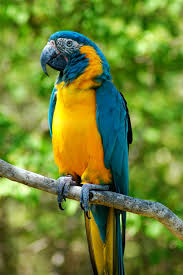
#> input picture Image2.jpg, 183 x 275 px
$ python main1.py
#> lines starting #> are read from the running program, lines starting #| are printed output that depends on the picture
from PIL import Image, ImageFilter, ImageEnhance, ImageOps
# 1. Відкрити зображення
img = Image.open("Image2.jpg")
#> img is the input picture: PIL image 183x275 RGB; mean R, G, B 110.8, 132, 51.9
print(img.size)
#| (183, 275)
print(img.format)
#| JPEG

# 2. Вирізвти центральну частину
cropped_img = img.crop((45, 68, 137, 206))
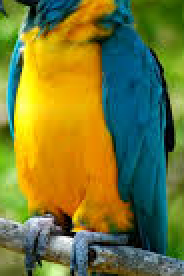
#> cropped_img: PIL image 92x138 RGB (shown 2 times larger); mean R, G, B 116.9, 121.3, 52.9
cropped_img.save("step2_crop.png")

# 3. Зменшити масштаб у двічі
scaled_img = cropped_img.resize(
    (cropped_img.width // 2, cropped_img.height // 2)
)
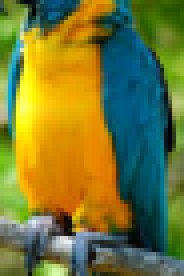
#> scaled_img: PIL image 46x69 RGB (shown 4 times larger); mean R, G, B 116.9, 121.3, 52.9
scaled_img.save("step3_scaled.png")

# 4. Gaussian Blur
gaussian_img = scaled_img.filter(ImageFilter.GaussianBlur(5))
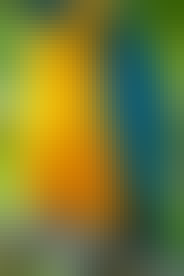
#> gaussian_img: PIL image 46x69 RGB (shown 4 times larger); mean R, G, B 117.2, 121.5, 52.4
gaussian_img.save("step4_gaussian.png")

# 5. Інверсія кольорів
inverted_img = ImageOps.invert(gaussian_img.convert("RGB"))
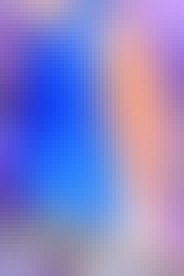
#> inverted_img: PIL image 46x69 RGB (shown 4 times larger); mean R, G, B 137.8, 133.5, 202.6
inverted_img.save("step5_invert.png")

# 6. Збільшення яскравості на 50%
enhancer = ImageEnhance.Brightness(inverted_img)
bright_img = enhancer.enhance(1.5)
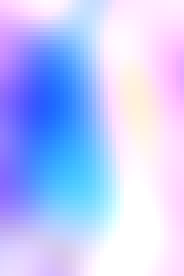
#> bright_img: PIL image 46x69 RGB (shown 4 times larger); mean R, G, B 189.7, 199.2, 253.1
bright_img.save("step6_bright.png")

# 7. Зберегти фінальне зображення
bright_img.save("result1.png")

print("Готово! Файл збережено як result1.png")

$ run again, with Image1.jpg copied over Image2.jpg
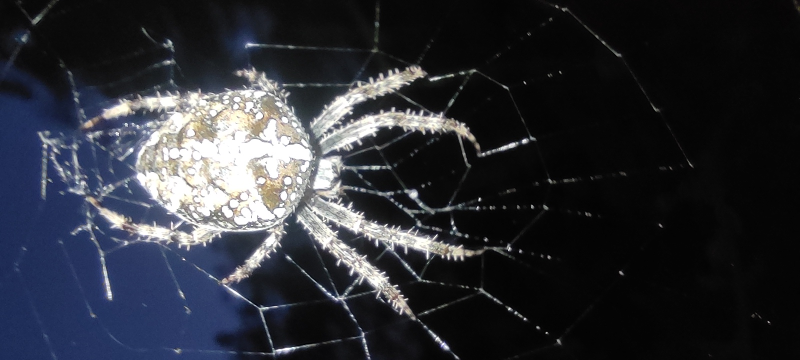
#> input picture Image1.jpg, 1600 x 720 px (shown at 1/2 size)
#> img is the input picture: PIL image 1600x720 RGB; mean R, G, B 45, 47.3, 54.3
#| (1600, 720)
#| JPEG
#> `cropped_img = img.crop((45, 68, 137, 206))`:
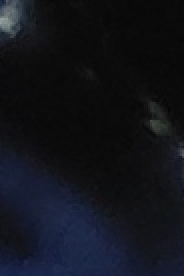
#> cropped_img: PIL image 92x138 RGB (shown 2 times larger); mean R, G, B 17.6, 19.6, 26.4
#> `inverted_img = ImageOps.invert(gaussian_img.convert("RGB"))`:
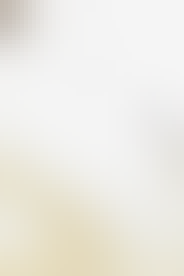
#> inverted_img: PIL image 46x69 RGB (shown 4 times larger); mean R, G, B 237.4, 235.4, 228.4
#> bright_img: PIL image 46x69 RGB; every value is 255

$ run again, with Image.jpg copied over Image2.jpg
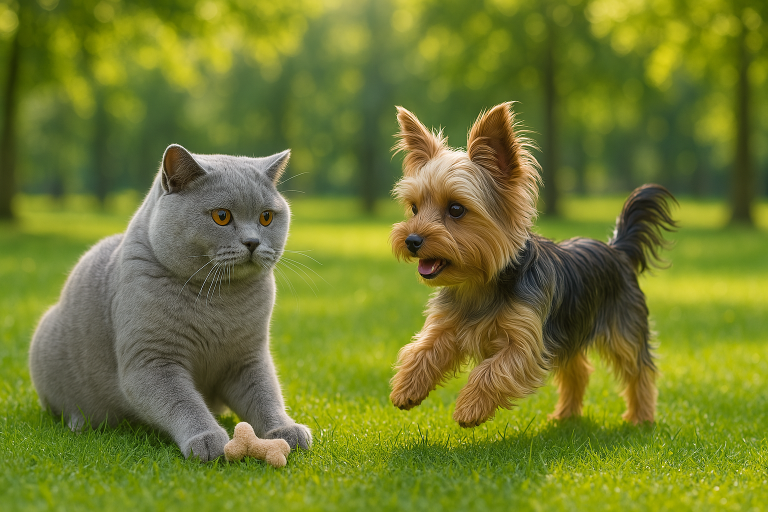
#> input picture Image.jpg, 1536 x 1024 px (shown at 1/2 size)
#> img is the input picture: PIL image 1536x1024 RGB; mean R, G, B 114.3, 124.1, 46
#| (1536, 1024)
#| PNG
#> `cropped_img = img.crop((45, 68, 137, 206))`:
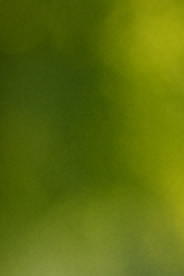
#> cropped_img: PIL image 92x138 RGB (shown 2 times larger); mean R, G, B 93, 110.4, 11.5
#> `bright_img = enhancer.enhance(1.5)`:
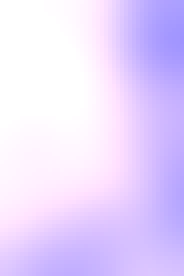
#> bright_img: PIL image 46x69 RGB (shown 4 times larger); mean R, G, B 232.1, 215.9, 255

$ run again, with koala.jpg copied over Image2.jpg
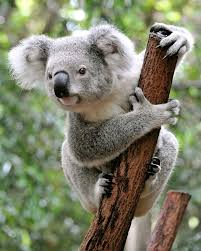
#> input picture koala.jpg, 201 x 251 px
#> img is the input picture: PIL image 201x251 RGB; mean R, G, B 126.9, 129.5, 107.4
#| (201, 251)
#| JPEG
#> `cropped_img = img.crop((45, 68, 137, 206))`:
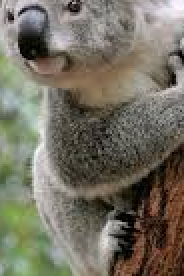
#> cropped_img: PIL image 92x138 RGB (shown 2 times larger); mean R, G, B 116.3, 112.2, 98.4
#> `bright_img = enhancer.enhance(1.5)`:
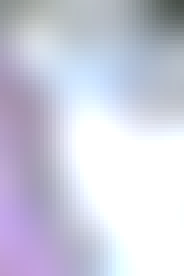
#> bright_img: PIL image 46x69 RGB (shown 4 times larger); mean R, G, B 204.6, 205.7, 221.2
